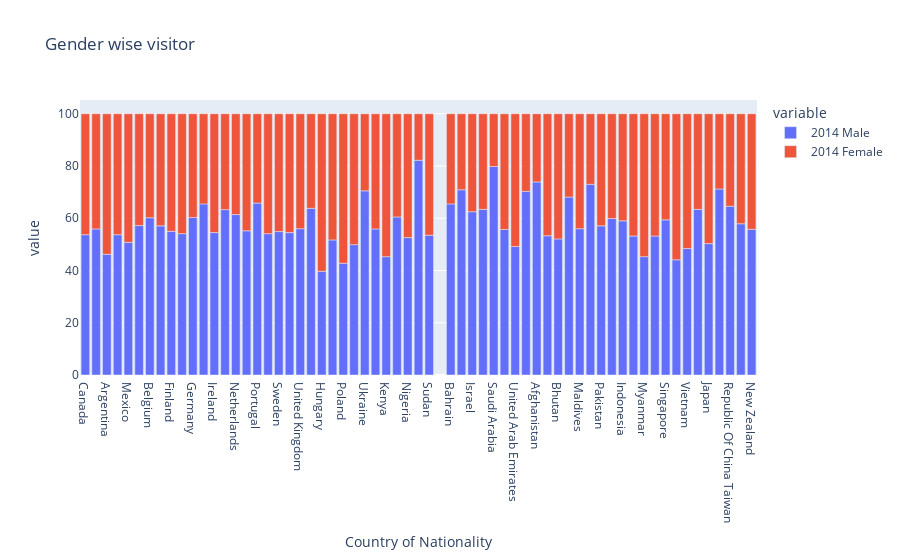

Source (notebook cell):
### Code cell
px.bar(df, df.index,['2014 Male','2014 Female'], title='Gender wise visitor')

### Figure 1 — Plotly figure (JSON) as saved in the notebook; plotly's stock layout.template omitted (floating-point values rounded to 4 significant figures)
{"data": [{"alignmentgroup": "True", "hovertemplate": "variable=2014 Male<br>Country of Nationality=%{x}<br>value=%{y}<extra></extra>", "legendgroup": "2014 Male", "marker": {"color": "#636efa", "pattern": {"shape": ""}}, "name": "2014 Male", "offsetgroup": "2014 Male", "orientation": "v", "showlegend": true, "textposition": "auto", "type": "bar", "x": ["Canada", "United States Of America", "Argentina", "Brazil", "Mexico", "Austria", "Belgium", "Denmark", "Finland", "France", "Germany", "Greece", "Ireland", "Italy", "Netherlands", "Norway", "Portugal", "Spain", "Sweden", "Switzerland", "United Kingdom", "Czech Rep.", "Hungary", "Kazakhstan", "Poland", "Russian Federation", "Ukraine", "Egypt", "Kenya", "Mauritius", "Nigeria", "South Africa", "Sudan", "Tanzania", "Bahrain", "Iraq", "Israel", "Oman", "Saudi Arabia", "Turkey", "United Arab Emirates", "Yemen", "Afghanistan", "Bangladesh", "Bhutan", "Iran", "Maldives", "Nepal", "Pakistan", "Sri Lanka", "Indonesia", "Malaysia", "Myanmar", "Philippines", "Singapore", "Thailand", "Vietnam", "China", "Japan", "Korea (Republic Of ", "Republic Of China Taiwan", "Australia", "New Zealand"], "xaxis": "x", "y": [53.7, 55.9, 46.2, 53.7, 50.8, 57.2, 60.2, 57.1, 55, 54.1, 60.3, 65.5, 54.5, 63.3, 61.4, 55.2, 65.8, 54.1, 54.9, 54.5, 56, 63.8, 39.7, 51.7, 42.8, 49.9, 70.5, 55.9, 45.3, 60.5, 52.6, 82.2, 53.5, null, 65.5, 70.9, 62.5, 63.4, 79.8, 55.7, 49.2, 70.3, 73.9, 53.3, 52.1, 68.1, 56, 73, 57.1, 59.9, 59, 53.2, 45.3, 53.2, 59.4, 44.1, 48.4, 63.4, 50.3, 71.2, 64.6, 57.9, 55.8], "yaxis": "y"}, {"alignmentgroup": "True", "hovertemplate": "variable=2014 Female<br>Country of Nationality=%{x}<br>value=%{y}<extra></extra>", "legendgroup": "2014 Female", "marker": {"color": "#EF553B", "pattern": {"shape": ""}}, "name": "2014 Female", "offsetgroup": "2014 Female", "orientation": "v", "showlegend": true, "textposition": "auto", "type": "bar", "x": ["Canada", "United States Of America", "Argentina", "Brazil", "Mexico", "Austria", "Belgium", "Denmark", "Finland", "France", "Germany", "Greece", "Ireland", "Italy", "Netherlands", "Norway", "Portugal", "Spain", "Sweden", "Switzerland", "United Kingdom", "Czech Rep.", "Hungary", "Kazakhstan", "Poland", "Russian Federation", "Ukraine", "Egypt", "Kenya", "Mauritius", "Nigeria", "South Africa", "Sudan", "Tanzania", "Bahrain", "Iraq", "Israel", "Oman", "Saudi Arabia", "Turkey", "United Arab Emirates", "Yemen", "Afghanistan", "Bangladesh", "Bhutan", "Iran", "Maldives", "Nepal", "Pakistan", "Sri Lanka", "Indonesia", "Malaysia", "Myanmar", "Philippines", "Singapore", "Thailand", "Vietnam", "China", "Japan", "Korea (Republic Of ", "Republic Of China Taiwan", "Australia", "New Zealand"], "xaxis": "x", "y": [46.3, 44.1, 53.8, 46.3, 49.2, 42.8, 39.8, 42.9, 45, 45.9, 39.7, 34.5, 45.5, 36.7, 38.6, 44.8, 34.2, 45.9, 45.1, 45.5, 44, 36.2, 60.3, 48.3, 57.2, 50.1, 29.5, 44.1, 54.7, 39.5, 47.4, 17.8, 46.5, null, 34.5, 29.1, 37.5, 36.6, 20.2, 44.3, 50.8, 29.7, 26.1, 46.7, 47.9, 31.9, 44, 27, 42.9, 40.1, 41, 46.8, 54.7, 46.8, 40.6, 55.9, 51.6, 36.6, 49.7, 28.8, 35.4, 42.1, 44.2], "yaxis": "y"}], "layout": {"barmode": "relative", "legend": {"title": {"text": "variable"}, "tracegroupgap": 0}, "title": {"text": "Gender wise visitor"}, "xaxis": {"anchor": "y", "domain": [0, 1], "title": {"text": "Country of Nationality"}}, "yaxis": {"anchor": "x", "domain": [0, 1], "title": {"text": "value"}}}}
